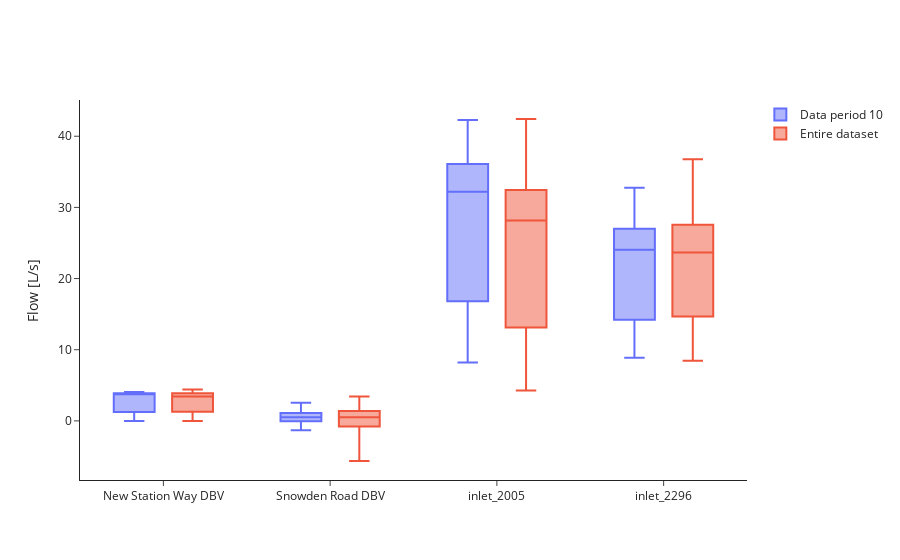

Notebook cell for this chart:
### Markdown cell above
Flow comparison of data period v. entire dataset (2021-2024).

### Code cell
plot_flow_df = plot_flow_df.dropna(subset=['mean'])
flow_period_stats = plot_flow_df.groupby('bwfl_id')['mean'].describe(percentiles=[.01, .10, .25, .50, .75, .90, .99])
flow_dataset_stats = get_sensor_stats('flow', flow_bwfl_ids)

fig = go.Figure()

for i, bwfl_id in enumerate(flow_period_stats.index):
    stats = flow_period_stats.loc[bwfl_id]
    
    fig.add_trace(go.Box(
        x=[bwfl_id],
        lowerfence=[stats['min']],
        q1=[stats['25%']],
        median=[stats['50%']],
        q3=[stats['75%']],
        upperfence=[stats['max']],
        name=f'Data period {str(data_period).zfill(2)}',
        marker_color=default_colors[0],
        boxpoints=False,
        offsetgroup='flow_period_stats',
        showlegend=(i == 0)
    ))

for i, bwfl_id in enumerate(flow_period_stats.index):
    stats = flow_dataset_stats.loc[bwfl_id]
    
    fig.add_trace(go.Box(
        x=[bwfl_id],
        lowerfence=[stats['min']],
        q1=[stats['25%']],
        median=[stats['50%']],
        q3=[stats['75%']],
        upperfence=[stats['max']],
        name='Entire dataset',
        marker_color=default_colors[1],
        boxpoints=False,
        offsetgroup='flow_dataset_stats',
        showlegend=(i == 0)
    ))

fig.update_layout(
    yaxis_title='Flow [L/s]',
    xaxis_title='',
    xaxis=dict(
        tickmode='array',
        tickvals=flow_period_stats.index,
        ticktext=flow_period_stats.index
    ),
    legend_title_text='',
    template='simple_white',
    boxmode='group',
    height=450,
)

fig.show()

### Figure 1 — Plotly figure (JSON) as saved in the notebook; plotly's stock layout.template omitted (floating-point values rounded to 4 significant figures)
{"data": [{"boxpoints": false, "lowerfence": [-0.001225], "marker": {"color": "#636EFA"}, "median": [3.803], "name": "Data period 10", "offsetgroup": "flow_period_stats", "q1": [1.257], "q3": [3.873], "showlegend": true, "type": "box", "upperfence": [4.058], "x": ["New Station Way DBV"]}, {"boxpoints": false, "lowerfence": [-1.311], "marker": {"color": "#636EFA"}, "median": [0.5041], "name": "Data period 10", "offsetgroup": "flow_period_stats", "q1": [-0.0412], "q3": [1.105], "showlegend": false, "type": "box", "upperfence": [2.543], "x": ["Snowden Road DBV"]}, {"boxpoints": false, "lowerfence": [8.189], "marker": {"color": "#636EFA"}, "median": [32.18], "name": "Data period 10", "offsetgroup": "flow_period_stats", "q1": [16.8], "q3": [36.11], "showlegend": false, "type": "box", "upperfence": [42.29], "x": ["inlet_2005"]}, {"boxpoints": false, "lowerfence": [8.889], "marker": {"color": "#636EFA"}, "median": [24.06], "name": "Data period 10", "offsetgroup": "flow_period_stats", "q1": [14.22], "q3": [27], "showlegend": false, "type": "box", "upperfence": [32.78], "x": ["inlet_2296"]}, {"boxpoints": false, "lowerfence": [-0.001273], "marker": {"color": "#EF553B"}, "median": [3.44], "name": "Entire dataset", "offsetgroup": "flow_dataset_stats", "q1": [1.291], "q3": [3.886], "showlegend": true, "type": "box", "upperfence": [4.401], "x": ["New Station Way DBV"]}, {"boxpoints": false, "lowerfence": [-5.637], "marker": {"color": "#EF553B"}, "median": [0.5113], "name": "Entire dataset", "offsetgroup": "flow_dataset_stats", "q1": [-0.787], "q3": [1.378], "showlegend": false, "type": "box", "upperfence": [3.443], "x": ["Snowden Road DBV"]}, {"boxpoints": false, "lowerfence": [4.256], "marker": {"color": "#EF553B"}, "median": [28.17], "name": "Entire dataset", "offsetgroup": "flow_dataset_stats", "q1": [13.11], "q3": [32.43], "showlegend": false, "type": "box", "upperfence": [42.42], "x": ["inlet_2005"]}, {"boxpoints": false, "lowerfence": [8.444], "marker": {"color": "#EF553B"}, "median": [23.67], "name": "Entire dataset", "offsetgroup": "flow_dataset_stats", "q1": [14.67], "q3": [27.56], "showlegend": false, "type": "box", "upperfence": [36.78], "x": ["inlet_2296"]}], "layout": {"autosize": true, "boxmode": "group", "legend": {"title": {"text": ""}}, "xaxis": {"autorange": true, "range": [-0.5, 3.5], "tickmode": "array", "ticktext": ["New Station Way DBV", "Snowden Road DBV", "inlet_2005", "inlet_2296"], "tickvals": ["New Station Way DBV", "Snowden Road DBV", "inlet_2005", "inlet_2296"], "title": {"text": ""}, "type": "category"}, "yaxis": {"autorange": true, "range": [-8.307, 45.09], "title": {"text": "Flow [L/s]"}}}}
